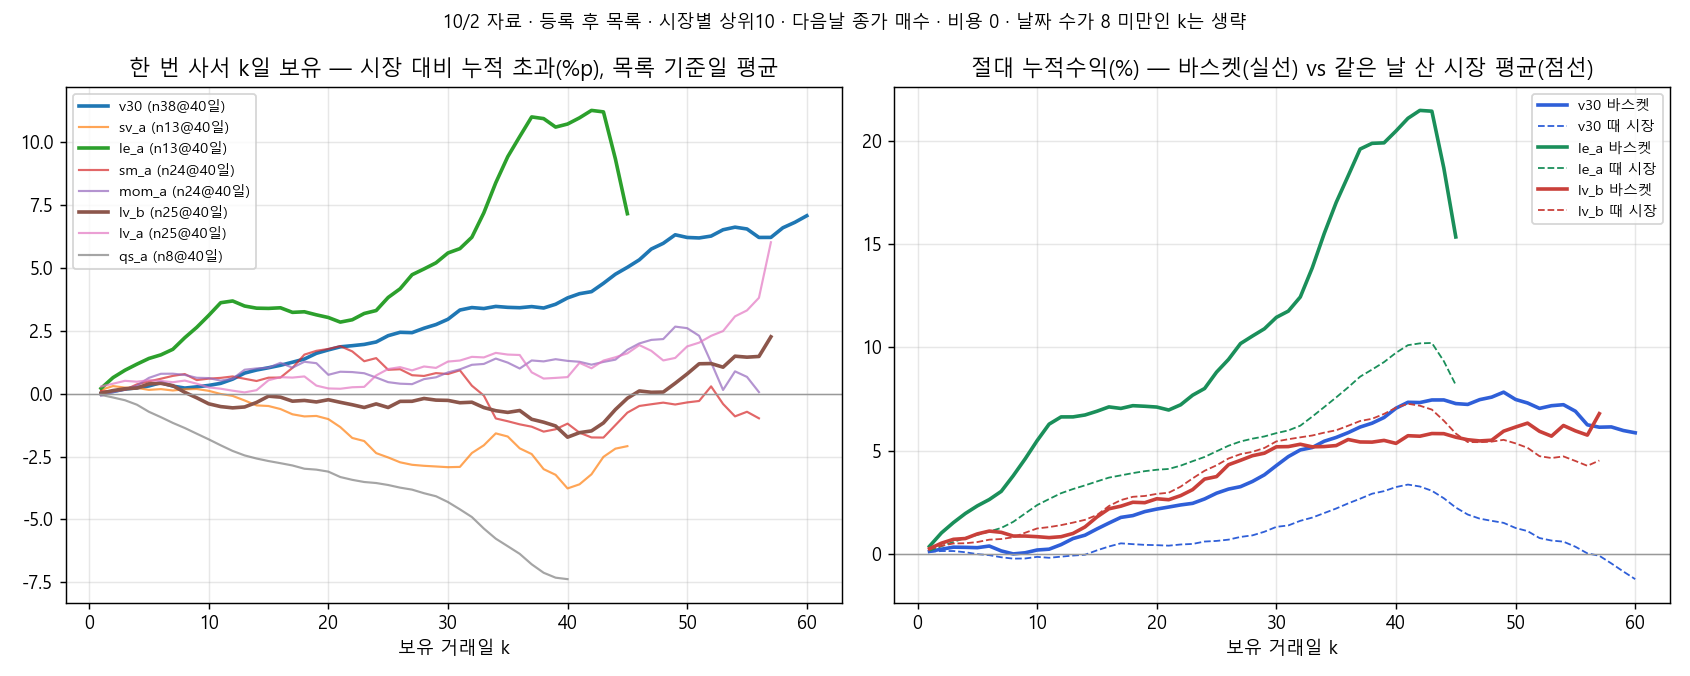

Write the Python code that produced this figure.
# -*- coding: utf-8 -*-
"""holding_curve_20261003.py — "한 번 사서 k일 들고 있으면 누적이 어떻게 되나" (2026-10-03, 관측·읽기 전용)
등록 후 목록 기준일마다 시장별 상위10을 다음 거래일 종가에 같은 금액씩 사서 k=1..60거래일째 누적수익을 재고,
목록 기준일들에 대해 평균. 시장 = 같은 시장 전종목 동일가중 같은 방식. build_scoreboard 규약(상위10·MIN_BASKET·등록일·게이트) 그대로.
출력: research/holding_curve_20261003.png · research/holding_curve_20261003.csv
"""
import json, sqlite3, sys
from pathlib import Path
import numpy as np, pandas as pd
HERE = Path(__file__).resolve().parent; REPO = HERE.parent; sys.path.insert(0, str(REPO))
import leaderboard as lb, build_scoreboard as bs

K = 60; MODELS = ["v30", "le_a", "lv_b", "sv_a", "lv_a", "mom_a", "sm_a", "qs_a"]


def main():
    close, mktmap = lb.load_ohlcv(); dates = list(close.index); N = len(dates)
    mk = pd.Series(mktmap).str.lower(); uni = {m: close.columns.intersection(mk.index[mk == m]) for m in ("kospi", "kosdaq")}
    con = sqlite3.connect(f"file:{REPO/'history.db'}?mode=ro", uri=True)
    partial, dbl, didx = lb.build_gates(con, dates); excl = partial | dbl
    lbj = json.loads((REPO / "docs/leaderboard.json").read_text(encoding="utf-8"))
    out = {}
    for m in lbj["models"]:
        if m["model"] not in MODELS: continue
        S = bs.load_scores(con, m); keep = lb.dedupe_by_anchor(S, didx, excl, reg=m["reg_date"])
        rows = []   # (k, model_ret, market_ret)
        for rid in sorted(keep):
            t = lb.anchor(rid, didx)
            if t is None or t + 1 >= N: continue
            g = S[S.run_id == rid].dropna(subset=["score"]); e = close.iloc[t + 1]
            tops = {mkt: gm.nlargest(bs.TOP, "score").ticker for mkt, gm in g.groupby("market")}
            for k in range(1, K + 1):
                if t + 1 + k >= N: break
                r = close.iloc[t + 1 + k] / e - 1; a = []; b = []
                for mkt, tk in tops.items():
                    x = r.reindex(tk).dropna(); y = r.reindex(uni[mkt]).dropna()
                    if len(x) >= bs.MIN_BASKET and len(y): a.append(x.mean() * 100); b.append(y.mean() * 100)
                if a: rows.append((k, np.mean(a), np.mean(b)))
        df = pd.DataFrame(rows, columns=["k", "model", "market"])
        g = df.groupby("k").agg(n=("model", "size"), model=("model", "mean"), market=("market", "mean"))
        g["excess"] = g.model - g.market; out[m["model"]] = g
        print(f"{m['model']:6s} k1 {g.excess.get(1, np.nan):+.2f} k5 {g.excess.get(5, np.nan):+.2f} k10 {g.excess.get(10, np.nan):+.2f} k20 {g.excess.get(20, np.nan):+.2f} k40 {g.excess.get(40, np.nan):+.2f} k60 {g.excess.get(60, np.nan):+.2f} (n60={int(g.n.get(60, 0))}, n20={int(g.n.get(20, 0))})")
    con.close()
    allc = pd.concat({k: v for k, v in out.items()}, names=["model_id"]).reset_index()
    allc.to_csv(HERE / "holding_curve_20261003.csv", index=False, encoding="utf-8-sig")
    try:
        import matplotlib; matplotlib.use("Agg"); import matplotlib.pyplot as plt
        from matplotlib import font_manager
        for f in ("Malgun Gothic", "NanumGothic", "AppleGothic"):
            if any(f == x.name for x in font_manager.fontManager.ttflist): plt.rcParams["font.family"] = f; break
        plt.rcParams["axes.unicode_minus"] = False
        fig, ax = plt.subplots(1, 2, figsize=(13, 5.2))
        for mid, g in out.items():
            gg = g[g.n >= 8]
            ax[0].plot(gg.index, gg.excess, label=f"{mid} (n{int(g.n.get(40, 0))}@40일)", lw=2 if mid in ("v30", "le_a", "lv_b") else 1.2, alpha=1 if mid in ("v30", "le_a", "lv_b") else 0.7)
        ax[0].axhline(0, color="#999", lw=.8); ax[0].set_title("한 번 사서 k일 보유 — 시장 대비 누적 초과(%p), 목록 기준일 평균"); ax[0].set_xlabel("보유 거래일 k"); ax[0].legend(fontsize=8)
        for mid, c in (("v30", "#2f5fd8"), ("le_a", "#1a8f5a"), ("lv_b", "#c9403a")):
            g = out[mid][out[mid].n >= 8]
            ax[1].plot(g.index, g.model, color=c, lw=2, label=f"{mid} 바스켓"); ax[1].plot(g.index, g.market, color=c, lw=1, ls="--", label=f"{mid} 때 시장")
        ax[1].axhline(0, color="#999", lw=.8); ax[1].set_title("절대 누적수익(%) — 바스켓(실선) vs 같은 날 산 시장 평균(점선)"); ax[1].set_xlabel("보유 거래일 k"); ax[1].legend(fontsize=8)
        for a in ax: a.grid(alpha=.3)
        fig.suptitle("10/2 자료 · 등록 후 목록 · 시장별 상위10 · 다음날 종가 매수 · 비용 0 · 날짜 수가 8 미만인 k는 생략", fontsize=10)
        fig.tight_layout(); fig.savefig(HERE / "holding_curve_20261003.png", dpi=130); print("png ok")
    except Exception as e:
        print("plot skip", e)


if __name__ == "__main__":
    main()
